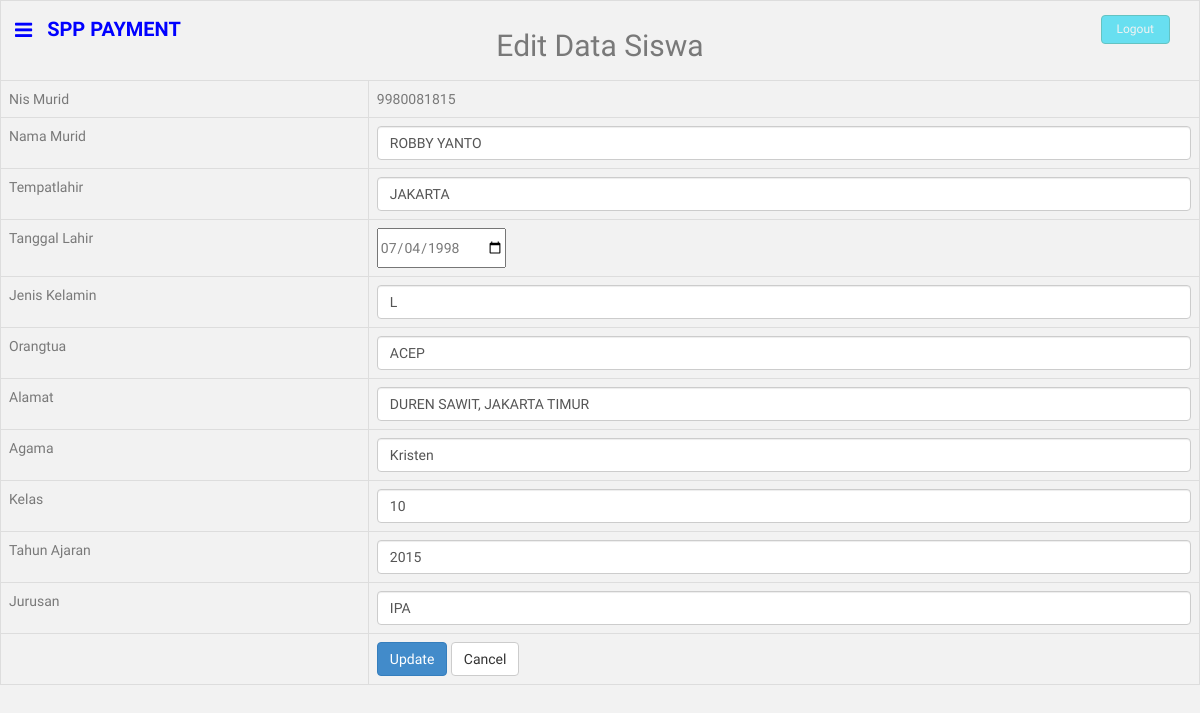
Screenshot of /editsiswa.php?id=9980081815 (signed in) with the database file from the repository.
### tables this page shows
CREATE TABLE `siswa` (
  `nis_murid` varchar(12) NOT NULL,
  `password` varchar(32) DEFAULT NULL,
  `nama_murid` varchar(100) NOT NULL,
  `tempatlahir` varchar(100) NOT NULL,
  `tanggallahir` date NOT NULL,
  `jeniskelamin` varchar(100) NOT NULL,
  `orangtua` varchar(100) NOT NULL,
  `alamat` varchar(100) NOT NULL,
  `agama` varchar(100) NOT NULL,
  `kelas` int(5) NOT NULL,
  `tahunajaran` int(255) NOT NULL,
  `jurusan` varchar(100) NOT NULL
);

### editsiswa.php (called while the page is built, shortened)
<?php
require_once View::getView('v_editsiswa.php', $data =0);

### views/v_editsiswa.php (the view, shortened to what this page needs)
<!DOCTYPE html>
<html lang="en">
  <head>
    <link href="assets/css/bootstrap.css" rel="stylesheet">
    <link href="assets/font-awesome/css/font-awesome.css" rel="stylesheet" />
    <link rel="stylesheet" type="text/css" href="assets/css/zabuto_calendar.css">
    <link rel="stylesheet" type="text/css" href="assets/js/gritter/css/jquery.gritter.css" />
    <link rel="stylesheet" type="text/css" href="assets/lineicons/style.css">
    <link href="assets/css/style.css" rel="stylesheet">
    <link href="assets/css/style-responsive.css" rel="stylesheet">
  </head>
  <body>
  <section id="container" >
      <header class="header centered" style="color:blue">
              <div class="sidebar-toggle-box">
                  <div class="fa fa-bars tooltips" data-placement="right" data-original-title="Toggle Navigation"></div>
              </div>
            <a href="dashboard.php" class="logo" style="color:blue"><b>SPP PAYMENT</b></a>
            <div class="top-menu">
              <ul class="nav pull-right top-menu">
                    <li><a class="logout" href="index.php">Logout</a></li>
              </ul>
            </div>
        </header>
<?php
$tampil="SELECT * FROM siswa where nis_murid='".$_GET['id']."'";
$query=mysql_query($tampil)or die("gagal".mysql_error());
$row=mysql_fetch_array($query);
    $a=$row['nis_murid'];
    $b=$row['nama_murid'];
    $c=$row['tempatlahir'];
    $d=$row['tanggallahir'];
    $e=$row['jeniskelamin'];
    $f=$row['orangtua'];
    $g=$row['alamat'];
    $h=$row['agama'];
    $i=$row['kelas'];
    $j=$row['tahunajaran'];
    $k=$row['jurusan'];
?>
<form id="form1" name="form1" method="post" action="updatesiswa.php?nis_murid=<?=$a;?>">
  <table class="table table-bordered">
    <tr>
      <td colspan="2" align="center"><h2>Edit Data Siswa</td>
    </tr>
    <tr>
      <td>Nis Murid</td>
     <td><?php echo $a; ?></td>
    </tr>
    <tr>
      <td>Nama Murid</td>
      <td><input type="text" name="nama_murid" id="nama_murid" class="form-control" value="<?php echo $b;?>" /></td>
    </tr>
    <tr>
      <td>Tempatlahir</td>
      <td><input type="text" name="tempatlahir" id="tempatlahir" class="form-control" value="<?php echo $c;?>" /></td>
    </tr>
    <tr>
    <td>Tanggal Lahir</td>
      <td><input type="date" name="tanggallahir" id="tanggallahir" value="<?php echo $d;?>" /></td>
    </tr>
    <tr>
   <td>Jenis Kelamin</td>
      <td><input type="text" name="jeniskelamin" id="jeniskelamin" class="form-control" value="<?php echo $e;?>" /></td>
    </tr>
<tr>
    <td>Orangtua</td>
      <td><input type="text" name="orangtua" id="orangtua" class="form-control" value="<?php echo $f;?>" /></td>
    </tr>
    <tr>
    <td>Alamat</td>
      <td><input type="text" name="alamat" id="alamat" class="form-control" value="<?php echo $g;?>" /></td>
    </tr>
    <tr>
    <td>Agama</td>
      <td><input type="text" name="agama" id="agama" class="form-control" value="<?php echo $h;?>" /></td>
    </tr>
    <tr>
    <td>Kelas</td>
      <td><input type="text" name="kelas" id="kelas" class="form-control" value="<?php echo $i;?>" /></td>
    </tr>
<tr>
    <td>Tahun Ajaran</td>
      <td><input type="text" name="tahunajaran" id="tahunajaran" class="form-control" value="<?php echo $j;?>" /></td>
    </tr>
 <tr>
    <td>Jurusan</td>
      <td><input type="text" name="jurusan" id="jurusan" class="form-control" value="<?php echo $k;?>" /></td>
    </tr>
     <tr>
      <td height="23">&nbsp;</td>
      <td>
<button type="submit" class="btn btn-primary">Update</button>
<a href="datasiswa.php" type="reset" class="btn btn-default">Cancel</a>
    </tr>
  </table>
</form>
</body>
</html>

### assets/css/style.css (style rules this page uses)
body { color: #797979; background: #f2f2f2; font-family: 'Ruda', sans-serif; padding: 0px; margin: 0px ; font-size:14px; }
ul li { list-style: none; }
a, a:hover, a:focus { text-decoration: none; outline: none; }
#container { width: 100%; height: 100%; }
.centered { text-align: center; }
ul.top-menu > li > .logout { color: #f2f2f2; font-size: 12px; border-radius: 4px; -webkit-border-radius: 4px; border: 1px solid #64c3c2 !important; padding: 5px 15px; margin-right: 15px; background: #68dff0; margin-top: 15px; }
.header, .footer { min-height: 60px; padding: 0 15px; }
.header { position: fixed; left: 0; right: 0; z-index: 1002; }
a.logo { font-size: 20px; color: #ffffff; float: left; margin-top: 15px; text-transform: uppercase; }
a.logo b { font-weight: 900; }
#top_menu .nav > li, ul.top-menu > li { float: left; }
ul.top-menu > li > a { color: #666666; font-size: 16px; border-radius: 4px; -webkit-border-radius: 4px; border:1px solid #666666 !important; padding: 2px 6px; margin-right: 15px; }
.sidebar-toggle-box { float: left; padding-right: 15px; margin-top: 20px; }
.sidebar-toggle-box .fa-bars { cursor: pointer; display: inline-block; font-size: 20px; }

### rows the page displays
siswa: nis_murid "9980081815", nama_murid "ROBBY YANTO", tempatlahir "JAKARTA", tanggallahir "07/04/1998", jeniskelamin "L", orangtua "ACEP", alamat "DUREN SAWIT, JAKARTA TIMUR", agama "Kristen", kelas "10", tahunajaran "2015", jurusan "IPA"
